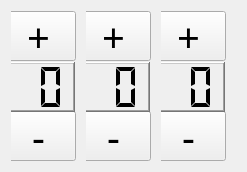
     <widget class="QWidget" name="gridLayoutWidget_2">
      <property name="geometry">
       <rect>
        <x>20</x>
        <y>90</y>
        <width>241</width>
        <height>161</height>
       </rect>
      </property>
      <layout class="QGridLayout" name="gridLayout_2">
       <property name="spacing">
        <number>0</number>
       </property>
       <item row="1" column="0">
        <spacer name="verticalSpacer_4">
         <property name="orientation">
          <enum>Qt::Vertical</enum>
         </property>
         <property name="sizeHint" stdset="0">
          <size>
           <width>20</width>
           <height>40</height>
          </size>
         </property>
        </spacer>
       </item>
       <item row="0" column="2">
        <widget class="QWidget" name="latSec" native="true">
         <property name="minimumSize">
          <size>
           <width>75</width>
           <height>150</height>
          </size>
         </property>
         <property name="maximumSize">
          <size>
           <width>75</width>
           <height>150</height>
          </size>
         </property>
         <widget class="QPushButton" name="plusLatSec">
          <property name="geometry">
           <rect>
            <x>-10</x>
            <y>0</y>
            <width>75</width>
            <height>50</height>
           </rect>
          </property>
          <property name="sizePolicy">
           <sizepolicy hsizetype="Minimum" vsizetype="Fixed">
            <horstretch>75</horstretch>
            <verstretch>50</verstretch>
           </sizepolicy>
          </property>
          <property name="minimumSize">
           <size>
            <width>75</width>
            <height>50</height>
           </size>
          </property>
          <property name="maximumSize">
           <size>
            <width>75</width>
            <height>50</height>
           </size>
          </property>
          <property name="font">
           <font>
            <family>Trebuchet MS</family>
            <pointsize>30</pointsize>
           </font>
          </property>
          <property name="text">
           <string>+</string>
          </property>
          <property name="autoRepeat">
           <bool>true</bool>
          </property>
         </widget>
         <widget class="QPushButton" name="minusLatSec">
          <property name="geometry">
           <rect>
            <x>-10</x>
            <y>100</y>
            <width>75</width>
            <height>50</height>
           </rect>
          </property>
          <property name="sizePolicy">
           <sizepolicy hsizetype="Minimum" vsizetype="Fixed">
            <horstretch>75</horstretch>
            <verstretch>50</verstretch>
           </sizepolicy>
          </property>
          <property name="minimumSize">
           <size>
            <width>75</width>
            <height>50</height>
           </size>
          </property>
          <property name="maximumSize">
           <size>
            <width>75</width>
            <height>50</height>
           </size>
          </property>
          <property name="font">
           <font>
            <family>Trebuchet MS</family>
            <pointsize>30</pointsize>
           </font>
          </property>
          <property name="text">
           <string>-</string>
          </property>
          <property name="autoRepeat">
           <bool>true</bool>
          </property>
         </widget>
         <widget class="QLCDNumber" name="secLat">
          <property name="geometry">
           <rect>
            <x>-8</x>
            <y>51</y>
            <width>72</width>
            <height>50</height>
           </rect>
          </property>
          <property name="minimumSize">
           <size>
            <width>72</width>
            <height>0</height>
           </size>
          </property>
          <property name="maximumSize">
           <size>
            <width>51</width>
            <height>16777215</height>
           </size>
          </property>
          <property name="font">
           <font>
            <family>Trebuchet MS</family>
            <pointsize>20</pointsize>
           </font>
          </property>
          <property name="autoFillBackground">
           <bool>true</bool>
          </property>
          <property name="frameShape">
           <enum>QFrame::WinPanel</enum>
          </property>
          <property name="frameShadow">
           <enum>QFrame::Raised</enum>
          </property>
          <property name="lineWidth">
           <number>2</number>
          </property>
          <property name="midLineWidth">
           <number>2</number>
          </property>
          <property name="smallDecimalPoint">
           <bool>true</bool>
          </property>
          <property name="numDigits">
           <number>2</number>
          </property>
          <property name="segmentStyle">
           <enum>QLCDNumber::Flat</enum>
          </property>
          <property name="value" stdset="0">
           <double>0.000000000000000</double>
          </property>
          <property name="intValue" stdset="0">
           <number>0</number>
          </property>
         </widget>
        </widget>
       </item>
       <item row="1" column="1">
        <spacer name="verticalSpacer_5">
         <property name="orientation">
          <enum>Qt::Vertical</enum>
         </property>
         <property name="sizeHint" stdset="0">
          <size>
           <width>20</width>
           <height>40</height>
          </size>
         </property>
        </spacer>
       </item>
       <item row="1" column="2">
        <spacer name="verticalSpacer_6">
         <property name="orientation">
          <enum>Qt::Vertical</enum>
         </property>
         <property name="sizeHint" stdset="0">
          <size>
           <width>20</width>
           <height>40</height>
          </size>
         </property>
        </spacer>
       </item>
       <item row="0" column="4">
        <spacer name="horizontalSpacer_3">
         <property name="orientation">
          <enum>Qt::Horizontal</enum>
         </property>
         <property name="sizeHint" stdset="0">
          <size>
           <width>40</width>
           <height>20</height>
          </size>
         </property>
        </spacer>
       </item>
       <item row="0" column="5">
        <spacer name="horizontalSpacer_4">
         <property name="orientation">
          <enum>Qt::Horizontal</enum>
         </property>
         <property name="sizeHint" stdset="0">
          <size>
           <width>40</width>
           <height>20</height>
          </size>
         </property>
        </spacer>
       </item>
       <item row="0" column="1">
        <widget class="QWidget" name="latMin" native="true">
         <property name="minimumSize">
          <size>
           <width>75</width>
           <height>150</height>
          </size>
         </property>
         <property name="maximumSize">
          <size>
           <width>75</width>
           <height>150</height>
          </size>
         </property>
         <widget class="QPushButton" name="plusMinLat">
          <property name="geometry">
           <rect>
            <x>-10</x>
            <y>0</y>
            <width>75</width>
            <height>50</height>
           </rect>
          </property>
          <property name="sizePolicy">
           <sizepolicy hsizetype="Minimum" vsizetype="Fixed">
            <horstretch>75</horstretch>
            <verstretch>50</verstretch>
           </sizepolicy>
          </property>
          <property name="minimumSize">
           <size>
            <width>75</width>
            <height>50</height>
           </size>
          </property>
          <property name="maximumSize">
           <size>
            <width>75</width>
            <height>50</height>
           </size>
          </property>
          <property name="font">
           <font>
            <family>Trebuchet MS</family>
            <pointsize>30</pointsize>
           </font>
          </property>
          <property name="text">
           <string>+</string>
          </property>
          <property name="autoRepeat">
           <bool>true</bool>
          </property>
         </widget>
         <widget class="QPushButton" name="minusLatMin">
          <property name="geometry">
           <rect>
            <x>-10</x>
            <y>100</y>
            <width>75</width>
            <height>50</height>
           </rect>
          </property>
          <property name="sizePolicy">
           <sizepolicy hsizetype="Minimum" vsizetype="Fixed">
            <horstretch>75</horstretch>
            <verstretch>50</verstretch>
           </sizepolicy>
          </property>
          <property name="minimumSize">
           <size>
            <width>75</width>
            <height>50</height>
           </size>
          </property>
          <property name="maximumSize">
           <size>
            <width>75</width>
            <height>50</height>
           </size>
          </property>
          <property name="font">
           <font>
            <family>Trebuchet MS</family>
            <pointsize>30</pointsize>
           </font>
          </property>
          <property name="text">
           <string>-</string>
          </property>
          <property name="autoRepeat">
           <bool>true</bool>
          </property>
         </widget>
         <widget class="QLCDNumber" name="minLat">
          <property name="geometry">
           <rect>
            <x>-8</x>
            <y>51</y>
            <width>72</width>
            <height>50</height>
           </rect>
          </property>
          <property name="minimumSize">
           <size>
            <width>72</width>
            <height>0</height>
           </size>
          </property>
          <property name="maximumSize">
           <size>
            <width>51</width>
            <height>16777215</height>
           </size>
          </property>
          <property name="font">
           <font>
            <family>Trebuchet MS</family>
            <pointsize>20</pointsize>
           </font>
          </property>
          <property name="autoFillBackground">
           <bool>true</bool>
          </property>
          <property name="frameShape">
           <enum>QFrame::WinPanel</enum>
          </property>
          <property name="frameShadow">
           <enum>QFrame::Raised</enum>
          </property>
          <property name="lineWidth">
           <number>2</number>
          </property>
          <property name="midLineWidth">
           <number>2</number>
          </property>
          <property name="smallDecimalPoint">
           <bool>true</bool>
          </property>
          <property name="numDigits">
           <number>2</number>
          </property>
          <property name="segmentStyle">
           <enum>QLCDNumber::Flat</enum>
          </property>
          <property name="value" stdset="0">
           <double>0.000000000000000</double>
          </property>
          <property name="intValue" stdset="0">
           <number>0</number>
          </property>
         </widget>
        </widget>
       </item>
       <item row="0" column="0">
        <widget class="QWidget" name="latDegr" native="true">
         <property name="minimumSize">
          <size>
           <width>75</width>
           <height>150</height>
          </size>
         </property>
         <property name="maximumSize">
          <size>
           <width>75</width>
           <height>150</height>
          </size>
         </property>
         <widget class="QPushButton" name="plusDegrLat">
          <property name="geometry">
           <rect>
            <x>-10</x>
            <y>0</y>
            <width>75</width>
            <height>50</height>
           </rect>
          </property>
          <property name="sizePolicy">
           <sizepolicy hsizetype="Minimum" vsizetype="Fixed">
            <horstretch>75</horstretch>
            <verstretch>50</verstretch>
           </sizepolicy>
          </property>
          <property name="minimumSize">
           <size>
            <width>75</width>
            <height>50</height>
           </size>
          </property>
          <property name="maximumSize">
           <size>
            <width>75</width>
            <height>50</height>
           </size>
          </property>
          <property name="font">
           <font>
            <family>Trebuchet MS</family>
            <pointsize>30</pointsize>
           </font>
          </property>
          <property name="text">
           <string>+</string>
          </property>
          <property name="autoRepeat">
           <bool>true</bool>
          </property>
         </widget>
         <widget class="QPushButton" name="minusLatDegr">
          <property name="geometry">
           <rect>
            <x>-10</x>
            <y>100</y>
            <width>75</width>
            <height>50</height>
           </rect>
          </property>
          <property name="sizePolicy">
           <sizepolicy hsizetype="Minimum" vsizetype="Fixed">
            <horstretch>75</horstretch>
            <verstretch>50</verstretch>
           </sizepolicy>
          </property>
          <property name="minimumSize">
           <size>
            <width>75</width>
            <height>50</height>
           </size>
          </property>
          <property name="maximumSize">
           <size>
            <width>75</width>
            <height>50</height>
           </size>
          </property>
          <property name="font">
           <font>
            <family>Trebuchet MS</family>
            <pointsize>30</pointsize>
           </font>
          </property>
          <property name="text">
           <string>-</string>
          </property>
          <property name="autoRepeat">
           <bool>true</bool>
          </property>
         </widget>
         <widget class="QLCDNumber" name="degrLat">
          <property name="geometry">
           <rect>
            <x>-8</x>
            <y>51</y>
            <width>72</width>
            <height>50</height>
           </rect>
          </property>
          <property name="minimumSize">
           <size>
            <width>72</width>
            <height>0</height>
           </size>
          </property>
          <property name="maximumSize">
           <size>
            <width>51</width>
            <height>16777215</height>
           </size>
          </property>
          <property name="font">
           <font>
            <family>Trebuchet MS</family>
            <pointsize>20</pointsize>
           </font>
          </property>
          <property name="autoFillBackground">
           <bool>true</bool>
          </property>
          <property name="frameShape">
           <enum>QFrame::WinPanel</enum>
          </property>
          <property name="frameShadow">
           <enum>QFrame::Raised</enum>
          </property>
          <property name="lineWidth">
           <number>2</number>
          </property>
          <property name="midLineWidth">
           <number>2</number>
          </property>
          <property name="smallDecimalPoint">
           <bool>true</bool>
          </property>
          <property name="numDigits">
           <number>2</number>
          </property>
          <property name="segmentStyle">
           <enum>QLCDNumber::Flat</enum>
          </property>
          <property name="value" stdset="0">
           <double>0.000000000000000</double>
          </property>
          <property name="intValue" stdset="0">
           <number>0</number>
          </property>
         </widget>
        </widget>
       </item>
      </layout>
     </widget>
